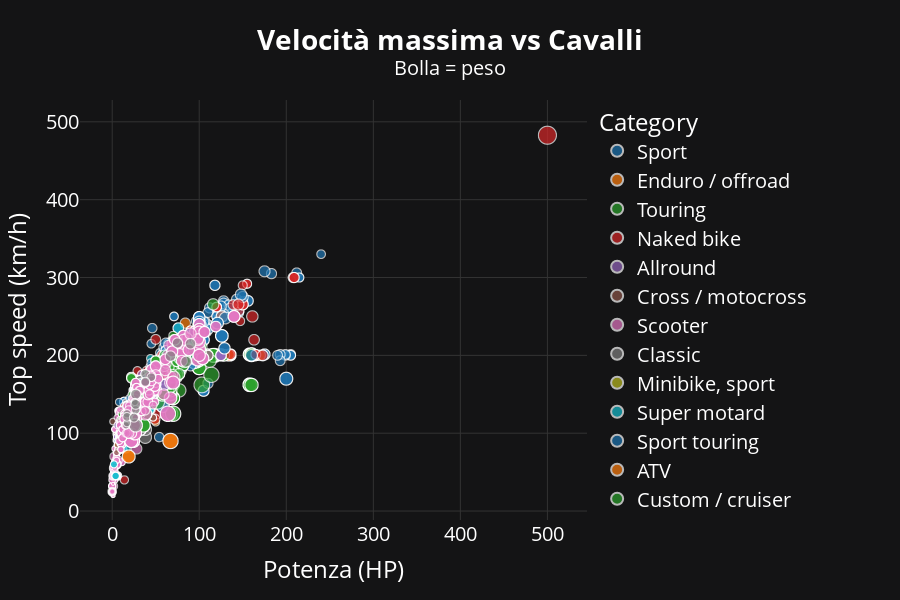

The notebook cell saved with this chart:
### Code cell
# ───────── 4. Scatter Top-Speed vs HP (dimensione = peso) ────────────────────
fig_speed = px.scatter(
    df.dropna(subset=["Top_speed_kmh","HP","Weight_kg"]),
    x="HP", y="Top_speed_kmh",
    size="Weight_kg", size_max=18,
    color="Category",
    hover_data=["Model","Year","Weight_kg"],
    title="<b>Velocità massima vs Cavalli</b><br><sup>Bolla = peso</sup>",
    height=600
)
fig_speed.update_xaxes(title="Potenza (HP)")
fig_speed.update_yaxes(title="Top speed (km/h)")
set_theme(fig_speed).show()

### Figure 1 — Plotly figure (JSON) as saved in the notebook; plotly's stock layout.template omitted (floating-point values rounded to 4 significant figures; data arrays with more than 128 entries replaced by an {"elided": "..."} marker saying what was removed)
{"data": [{"customdata": {"elided": "695x3 mixed values"}, "hovertemplate": "Category=Sport<br>HP=%{x}<br>Top_speed_kmh=%{y}<br>Weight_kg=%{customdata[2]}<br>Model=%{customdata[0]}<br>Year=%{customdata[1]}<extra></extra>", "legendgroup": "Sport", "marker": {"color": "#1F77B4", "size": {"elided": "695 float values"}, "sizemode": "area", "sizeref": 2.1, "symbol": "circle"}, "mode": "markers", "name": "Sport", "showlegend": true, "type": "scattergl", "x": {"elided": "695 int values"}, "xaxis": "x", "y": {"elided": "695 float values"}, "yaxis": "y"}, {"customdata": {"elided": "669x3 mixed values"}, "hovertemplate": "Category=Enduro / offroad<br>HP=%{x}<br>Top_speed_kmh=%{y}<br>Weight_kg=%{customdata[2]}<br>Model=%{customdata[0]}<br>Year=%{customdata[1]}<extra></extra>", "legendgroup": "Enduro / offroad", "marker": {"color": "#FF7F0E", "size": {"elided": "669 float values"}, "sizemode": "area", "sizeref": 2.1, "symbol": "circle"}, "mode": "markers", "name": "Enduro / offroad", "showlegend": true, "type": "scattergl", "x": {"elided": "669 int values"}, "xaxis": "x", "y": {"elided": "669 float values"}, "yaxis": "y"}, {"customdata": {"elided": "529x3 mixed values"}, "hovertemplate": "Category=Touring<br>HP=%{x}<br>Top_speed_kmh=%{y}<br>Weight_kg=%{customdata[2]}<br>Model=%{customdata[0]}<br>Year=%{customdata[1]}<extra></extra>", "legendgroup": "Touring", "marker": {"color": "#2CA02C", "size": {"elided": "529 float values"}, "sizemode": "area", "sizeref": 2.1, "symbol": "circle"}, "mode": "markers", "name": "Touring", "showlegend": true, "type": "scattergl", "x": {"elided": "529 int values"}, "xaxis": "x", "y": {"elided": "529 float values"}, "yaxis": "y"}, {"customdata": {"elided": "471x3 mixed values"}, "hovertemplate": "Category=Naked bike<br>HP=%{x}<br>Top_speed_kmh=%{y}<br>Weight_kg=%{customdata[2]}<br>Model=%{customdata[0]}<br>Year=%{customdata[1]}<extra></extra>", "legendgroup": "Naked bike", "marker": {"color": "#D62728", "size": {"elided": "471 float values"}, "sizemode": "area", "sizeref": 2.1, "symbol": "circle"}, "mode": "markers", "name": "Naked bike", "showlegend": true, "type": "scattergl", "x": {"elided": "471 int values"}, "xaxis": "x", "y": {"elided": "471 float values"}, "yaxis": "y"}, {"customdata": {"elided": "494x3 mixed values"}, "hovertemplate": "Category=Allround<br>HP=%{x}<br>Top_speed_kmh=%{y}<br>Weight_kg=%{customdata[2]}<br>Model=%{customdata[0]}<br>Year=%{customdata[1]}<extra></extra>", "legendgroup": "Allround", "marker": {"color": "#9467BD", "size": {"elided": "494 float values"}, "sizemode": "area", "sizeref": 2.1, "symbol": "circle"}, "mode": "markers", "name": "Allround", "showlegend": true, "type": "scattergl", "x": {"elided": "494 int values"}, "xaxis": "x", "y": {"elided": "494 float values"}, "yaxis": "y"}, {"customdata": {"elided": "77x3 mixed values"}, "hovertemplate": "Category=Cross / motocross<br>HP=%{x}<br>Top_speed_kmh=%{y}<br>Weight_kg=%{customdata[2]}<br>Model=%{customdata[0]}<br>Year=%{customdata[1]}<extra></extra>", "legendgroup": "Cross / motocross", "marker": {"color": "#8C564B", "size": [110.7, 131.1, 131.1, 131.1, 112, 112, 112, 112, 131.1, 110.2, 110.2, 110.2, 110.2, 111, 111, 111, 120, 88.5, 150, 150, 141, 132, 134, 109, 101, 110, 109, 250, 101, 105, 134, 137, 129, 100, 118, 100, 136, 136, 114, 137, 110, 107, 166, 91, 109, 117, 156, 156, 132, 175, 131, 156, 132, 132, 115, 115, 135, 89, 132, 110, 132, 127, 155, 111, 132, 125, 107, 107, 105, 95, 125, 96, 126, 125, 104, 111, 111], "sizemode": "area", "sizeref": 2.1, "symbol": "circle"}, "mode": "markers", "name": "Cross / motocross", "showlegend": true, "type": "scattergl", "x": [53, 53, 53, 53, 53, 53, 53, 53, 53, 53, 53, 53, 53, 53, 51, 51, 16, 16, 6, 6, 27, 50, 27, 17, 17, 17, 17, 60, 17, 17, 17, 27, 17, 47, 17, 47, 17, 17, 27, 27, 17, 17, 44, 34, 6, 17, 36, 36, 27, 27, 17, 36, 27, 27, 17, 17, 12, 8, 27, 8, 27, 11, 22, 17, 27, 20, 17, 17, 6, 16, 13, 1, 28, 21, 16, 15, 15], "xaxis": "x", "y": [170, 170, 170, 170, 170, 170, 170, 170, 170, 170, 170, 170, 170, 170, 170, 170, 110, 88.5, 45, 45, 126, 148, 115, 100, 110, 110, 100, 162, 110, 100, 133, 130, 117, 120, 107, 120, 115, 115, 118, 134, 110, 110, 150, 130, 83, 110, 143, 143, 151, 147, 110, 143, 151, 151, 105, 105, 94, 86, 151, 92, 151, 90, 125, 120, 151, 115, 114.3, 114.3, 110, 115, 111, 115, 159, 105, 115, 117, 117], "yaxis": "y"}, {"customdata": {"elided": "388x3 mixed values"}, "hovertemplate": "Category=Scooter<br>HP=%{x}<br>Top_speed_kmh=%{y}<br>Weight_kg=%{customdata[2]}<br>Model=%{customdata[0]}<br>Year=%{customdata[1]}<extra></extra>", "legendgroup": "Scooter", "marker": {"color": "#E377C2", "size": {"elided": "388 float values"}, "sizemode": "area", "sizeref": 2.1, "symbol": "circle"}, "mode": "markers", "name": "Scooter", "showlegend": true, "type": "scattergl", "x": {"elided": "388 int values"}, "xaxis": "x", "y": {"elided": "388 float values"}, "yaxis": "y"}, {"customdata": {"elided": "934x3 mixed values"}, "hovertemplate": "Category=Classic<br>HP=%{x}<br>Top_speed_kmh=%{y}<br>Weight_kg=%{customdata[2]}<br>Model=%{customdata[0]}<br>Year=%{customdata[1]}<extra></extra>", "legendgroup": "Classic", "marker": {"color": "#7F7F7F", "size": {"elided": "934 float values"}, "sizemode": "area", "sizeref": 2.1, "symbol": "circle"}, "mode": "markers", "name": "Classic", "showlegend": true, "type": "scattergl", "x": {"elided": "934 int values"}, "xaxis": "x", "y": {"elided": "934 float values"}, "yaxis": "y"}, {"customdata": [["Lexmoto Riot 125", 2021, 113], ["CF Moto ST Papio", 2020, 114], ["CF Moto ST Papio", 2020, 114], ["CF Moto ST Papio", 2017, 114], ["Suzuki RV 90", 1980, 86], ["Yamaha RS 100", 1979, 106], ["Harley-Davidson SS 125", 1977, 112], ["Harley-Davidson SS 125", 1977, 112], ["Suzuki RE 5 Rotary", 1975, 260], ["MBK 125 DC", 1970, 100]], "hovertemplate": "Category=Minibike, sport<br>HP=%{x}<br>Top_speed_kmh=%{y}<br>Weight_kg=%{customdata[2]}<br>Model=%{customdata[0]}<br>Year=%{customdata[1]}<extra></extra>", "legendgroup": "Minibike, sport", "marker": {"color": "#BCBD22", "size": [113, 114, 114, 114, 86, 106, 112, 112, 260, 100], "sizemode": "area", "sizeref": 2.1, "symbol": "circle"}, "mode": "markers", "name": "Minibike, sport", "showlegend": true, "type": "scattergl", "x": [8, 9, 9, 9, 6, 10, 13, 13, 63, 13], "xaxis": "x", "y": [85, 90, 90, 90, 85, 105, 110, 110, 172, 107], "yaxis": "y"}, {"customdata": {"elided": "69x3 mixed values"}, "hovertemplate": "Category=Super motard<br>HP=%{x}<br>Top_speed_kmh=%{y}<br>Weight_kg=%{customdata[2]}<br>Model=%{customdata[0]}<br>Year=%{customdata[1]}<extra></extra>", "legendgroup": "Super motard", "marker": {"color": "#17BECF", "size": [216, 100, 100, 213, 213, 213, 213, 216, 213, 210, 131, 133, 214, 129, 133, 112, 214, 112, 112, 214, 190, 131, 133, 214, 131, 133, 112, 169, 134, 134, 145, 123, 125, 120, 129, 131, 159, 159, 140, 180, 133, 121, 139, 173, 133, 133, 132, 190, 222, 234, 172, 176, 153, 281, 153, 98, 195, 253, 116, 240, 240, 133, 260, 235, 235, 240, 110, 110, 278], "sizemode": "area", "sizeref": 2.1, "symbol": "circle"}, "mode": "markers", "name": "Super motard", "showlegend": true, "type": "scattergl", "x": [69, 2, 2, 69, 69, 69, 69, 71, 69, 70, 45, 46, 69, 11, 11, 4, 69, 11, 4, 69, 67, 44, 44, 69, 44, 10, 4, 54, 10, 10, 16, 10, 44, 16, 11, 21, 52, 52, 14, 50, 15, 13, 15, 46, 17, 17, 50, 27, 27, 69, 45, 27, 50, 27, 50, 10, 48, 85, 17, 70, 70, 16, 75, 50, 50, 76, 15, 15, 88], "xaxis": "x", "y": [185, 60, 60, 185, 185, 185, 185, 185, 185, 169, 130, 137, 185, 101.4, 101.4, 45.1, 185, 101.4, 45.1, 185, 158, 130, 132, 185, 130, 100, 45.1, 158, 101.4, 101.4, 80, 100, 196, 110, 105, 140, 170, 170, 105, 160, 110, 102, 108, 152, 118, 118, 148, 130, 125, 177, 152, 120, 161, 120, 161, 95, 160, 210, 113, 200, 200, 107, 216, 178, 178, 235, 120, 120, 207], "yaxis": "y"}, {"customdata": {"elided": "669x3 mixed values"}, "hovertemplate": "Category=Sport touring<br>HP=%{x}<br>Top_speed_kmh=%{y}<br>Weight_kg=%{customdata[2]}<br>Model=%{customdata[0]}<br>Year=%{customdata[1]}<extra></extra>", "legendgroup": "Sport touring", "marker": {"color": "#1F77B4", "size": {"elided": "669 float values"}, "sizemode": "area", "sizeref": 2.1, "symbol": "circle"}, "mode": "markers", "name": "Sport touring", "showlegend": true, "type": "scattergl", "x": {"elided": "669 int values"}, "xaxis": "x", "y": {"elided": "669 float values"}, "yaxis": "y"}, {"customdata": [["CF Moto CForce 1000", 2020, 490], ["CF Moto CForce 1000", 2020, 490], ["Izuka Beast 150", 2020, 147], ["Izuka Beast 150", 2020, 147], ["Izuka Beast", 2019, 147], ["CF Moto CForce 450L", 2016, 361], ["CF Moto CForce 450S", 2016, 345], ["Honda XL 600 V Transalp (reduced effect)", 1990, 205], ["Suzuki RV 90", 1979, 86]], "hovertemplate": "Category=ATV<br>HP=%{x}<br>Top_speed_kmh=%{y}<br>Weight_kg=%{customdata[2]}<br>Model=%{customdata[0]}<br>Year=%{customdata[1]}<extra></extra>", "legendgroup": "ATV", "marker": {"color": "#FF7F0E", "size": [490, 490, 147, 147, 147, 361, 345, 205, 86], "sizemode": "area", "sizeref": 2.1, "symbol": "circle"}, "mode": "markers", "name": "ATV", "showlegend": true, "type": "scattergl", "x": [67, 67, 9, 9, 9, 19, 19, 27, 6], "xaxis": "x", "y": [90, 90, 85, 85, 85, 70, 70, 163, 85], "yaxis": "y"}, {"customdata": {"elided": "417x3 mixed values"}, "hovertemplate": "Category=Custom / cruiser<br>HP=%{x}<br>Top_speed_kmh=%{y}<br>Weight_kg=%{customdata[2]}<br>Model=%{customdata[0]}<br>Year=%{customdata[1]}<extra></extra>", "legendgroup": "Custom / cruiser", "marker": {"color": "#2CA02C", "size": {"elided": "417 float values"}, "sizemode": "area", "sizeref": 2.1, "symbol": "circle"}, "mode": "markers", "name": "Custom / cruiser", "showlegend": true, "type": "scattergl", "x": {"elided": "417 int values"}, "xaxis": "x", "y": {"elided": "417 float values"}, "yaxis": "y"}, {"customdata": [["Confederate P-51 Combat Fighter", 2019, 254], ["BPG DTV Shredder Trail", 2017, 145], ["Vectrix SBX Superbike", 2008, 204], ["Dodge Tomahawk", 2003, 680.4], ["Kawasaki KLR 600 E (reduced effect)", 1990, 163], ["Donghai 350 F3", 1988, 190], ["Triumph Tiger", 1988, 195], ["Suzuki GSX-R 750 (reduced effect)", 1987, 201], ["Harley-Davidson FXST 1340 Softail", 1983, 298], ["Suzuki GR 650 X", 1983, 200], ["Horex 1400 TI", 1978, 296], ["Zündapp KS 350", 1976, 171]], "hovertemplate": "Category=Prototype / concept model<br>HP=%{x}<br>Top_speed_kmh=%{y}<br>Weight_kg=%{customdata[2]}<br>Model=%{customdata[0]}<br>Year=%{customdata[1]}<extra></extra>", "legendgroup": "Prototype / concept model", "marker": {"color": "#D62728", "size": [254, 145, 204, 680.4, 163, 190, 195, 201, 298, 200, 296, 171], "sizemode": "area", "sizeref": 2.1, "symbol": "circle"}, "mode": "markers", "name": "Prototype / concept model", "showlegend": true, "type": "scattergl", "x": [145, 14, 80, 500, 27, 42, 48, 100, 64, 50, 140, 27], "xaxis": "x", "y": [265.4, 40, 199.6, 482.8, 122, 164, 160, 226, 174, 165, 250, 145], "yaxis": "y"}, {"customdata": {"elided": "57x3 mixed values"}, "hovertemplate": "Category=Trial<br>HP=%{x}<br>Top_speed_kmh=%{y}<br>Weight_kg=%{customdata[2]}<br>Model=%{customdata[0]}<br>Year=%{customdata[1]}<extra></extra>", "legendgroup": "Trial", "marker": {"color": "#9467BD", "size": [118, 118, 101, 250, 250, 177, 172, 86, 82, 84, 92, 247, 125, 155, 90, 84, 84, 92, 92, 133, 140, 134, 120, 125, 186, 85, 84, 84, 132, 132, 92, 92, 120, 85, 84, 85, 110, 145, 138, 115, 135, 109, 146, 259, 133, 106, 106, 106, 133, 127, 127, 105, 109, 128, 128, 127, 129], "sizemode": "area", "sizeref": 2.1, "symbol": "circle"}, "mode": "markers", "name": "Trial", "showlegend": true, "type": "scattergl", "x": [16, 16, 15, 60, 60, 45, 45, 12, 10, 12, 16, 81, 17, 27, 10, 15, 15, 16, 16, 26, 27, 27, 17, 17, 46, 17, 15, 15, 27, 27, 16, 16, 17, 17, 15, 17, 17, 17, 17, 17, 16, 10, 27, 100, 16, 9, 10, 9, 16, 11, 11, 6, 10, 19, 19, 23, 20], "xaxis": "x", "y": [120, 120, 104, 162, 162, 148, 152, 85, 78, 90, 99, 214, 112, 132, 85, 92, 92, 99, 99, 128, 115, 143, 109, 112, 148, 125, 92, 92, 140, 140, 99, 99, 109, 125, 92, 125, 110, 109, 119, 118, 109, 114, 136, 219, 107, 90, 110, 90, 107, 90, 90, 110, 96, 115, 115, 125, 137], "yaxis": "y"}, {"customdata": [["Xingyue XYQH-806W", 2012, 70], ["Triumph Tiger USA", 1985, 182], ["Kawasaki KLR 250", 1984, 134], ["Honda ST 70 DAX", 1979, 75], ["Honda CB 500 F", 1977, 217], ["Suzuki RV 90", 1977, 86], ["Ducati 450 Mark 3", 1974, 139]], "hovertemplate": "Category=Minibike, cross<br>HP=%{x}<br>Top_speed_kmh=%{y}<br>Weight_kg=%{customdata[2]}<br>Model=%{customdata[0]}<br>Year=%{customdata[1]}<extra></extra>", "legendgroup": "Minibike, cross", "marker": {"color": "#8C564B", "size": [70, 182, 134, 75, 217, 86, 139], "sizemode": "area", "sizeref": 2.1, "symbol": "circle"}, "mode": "markers", "name": "Minibike, cross", "showlegend": true, "type": "scattergl", "x": [6, 49, 17, 5, 48, 6, 27], "xaxis": "x", "y": [78, 160, 133, 75, 179, 85, 145], "yaxis": "y"}, {"customdata": {"elided": "611x3 mixed values"}, "hovertemplate": "Category=Unspecified category<br>HP=%{x}<br>Top_speed_kmh=%{y}<br>Weight_kg=%{customdata[2]}<br>Model=%{customdata[0]}<br>Year=%{customdata[1]}<extra></extra>", "legendgroup": "Unspecified category", "marker": {"color": "#E377C2", "size": {"elided": "611 float values"}, "sizemode": "area", "sizeref": 2.1, "symbol": "circle"}, "mode": "markers", "name": "Unspecified category", "showlegend": true, "type": "scattergl", "x": {"elided": "611 int values"}, "xaxis": "x", "y": {"elided": "611 int values"}, "yaxis": "y"}, {"customdata": [["Norton T. T.", 1992, 228], ["Chang-Jiang 750 FY (with sidecar)", 1991, 370], ["Norton Commander", 1990, 262], ["Gilera Saturno 500", 1989, 167], ["Suzuki GSX 600 F (reduced effect #2)", 1989, 223], ["Kawasaki GPZ 600 R", 1988, 217], ["Moto Guzzi 850 T 5", 1988, 244], ["Puch 350 HWE Safari", 1988, 150], ["Fantic 125 Sport HP 1", 1987, 110], ["Fantic 125 Sport HP 1", 1987, 110], ["Honda VT 500 E (reduced effect)", 1987, 204], ["Suzuki RG 250 Gamma", 1987, 153], ["Kreidler Mustang 125", 1984, 110], ["Kawasaki KE 175", 1983, 116], ["MuZ TS 250-1", 1978, 146], ["Kawasaki Z 200", 1977, 154], ["Kawasaki KH 400", 1975, 177], ["IZH Jupiter 3", 1973, 171]], "hovertemplate": "Category=Speedway<br>HP=%{x}<br>Top_speed_kmh=%{y}<br>Weight_kg=%{customdata[2]}<br>Model=%{customdata[0]}<br>Year=%{customdata[1]}<extra></extra>", "legendgroup": "Speedway", "marker": {"color": "#7F7F7F", "size": [228, 370, 262, 167, 223, 217, 244, 150, 110, 110, 204, 153, 110, 116, 146, 154, 177, 171], "sizemode": "area", "sizeref": 2.1, "symbol": "circle"}, "mode": "markers", "name": "Speedway", "showlegend": true, "type": "scattergl", "x": [90, 27, 85, 38, 27, 75, 67, 27, 26, 26, 27, 45, 16, 17, 17, 17, 38, 25], "xaxis": "x", "y": [215, 110, 192, 176, 150, 216, 199, 130, 140, 140, 137, 172, 110, 113, 125, 121, 166, 120], "yaxis": "y"}], "layout": {"font": {"color": "white", "size": 20}, "height": 600, "legend": {"bgcolor": "rgba(0,0,0,0)", "itemsizing": "constant", "title": {"text": "Category"}, "tracegroupgap": 0}, "paper_bgcolor": "#141415", "plot_bgcolor": "#141415", "title": {"text": "<b>Velocità massima vs Cavalli</b><br><sup>Bolla = peso</sup>"}, "xaxis": {"anchor": "y", "domain": [0, 1], "gridcolor": "#333333", "title": {"text": "Potenza (HP)"}, "zerolinecolor": "#333333"}, "yaxis": {"anchor": "x", "domain": [0, 1], "gridcolor": "#333333", "title": {"text": "Top speed (km/h)"}, "zerolinecolor": "#333333"}}}
